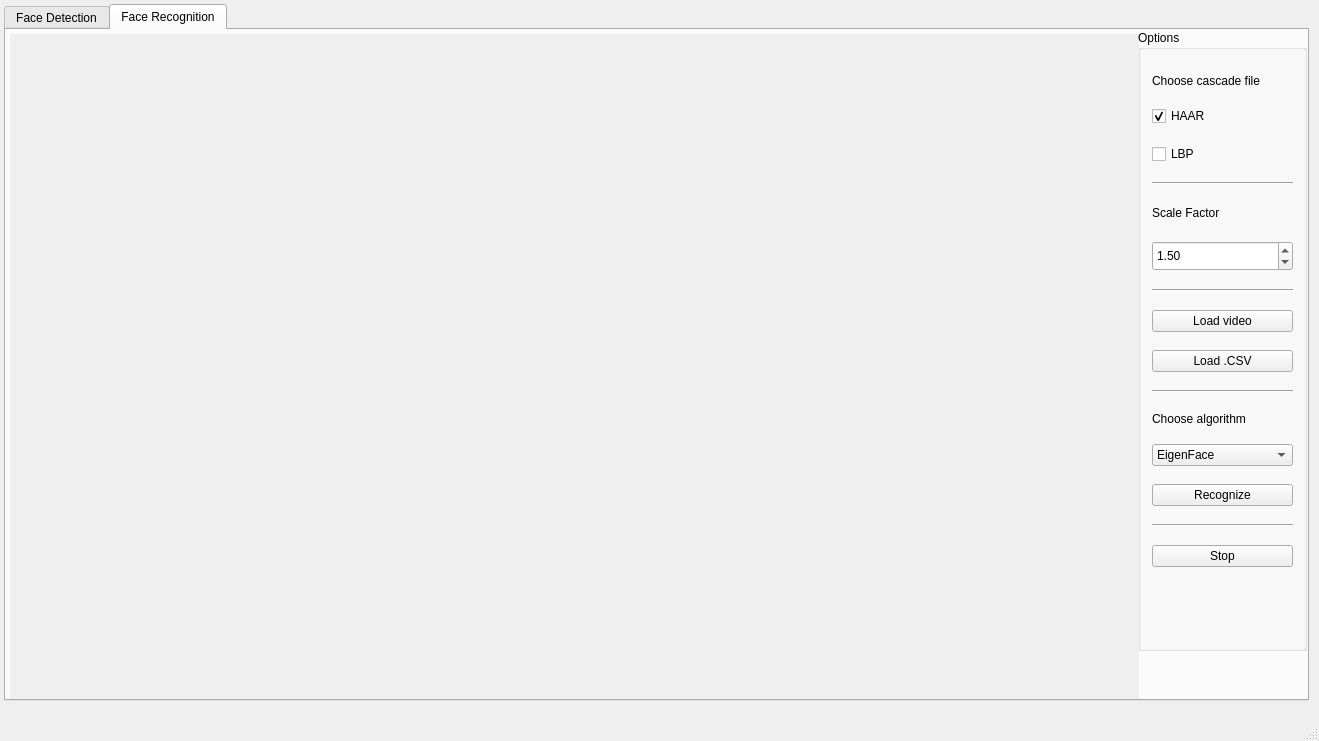
<?xml version="1.0" encoding="UTF-8"?>
<ui version="4.0">
 <class>MainWindow</class>
 <widget class="QMainWindow" name="MainWindow">
  <property name="geometry">
   <rect>
    <x>0</x>
    <y>0</y>
    <width>1319</width>
    <height>741</height>
   </rect>
  </property>
  <property name="windowTitle">
   <string>MainWindow</string>
  </property>
  <widget class="QWidget" name="centralWidget">
   <widget class="QTabWidget" name="tabWidget">
    <property name="geometry">
     <rect>
      <x>4</x>
      <y>4</y>
      <width>1305</width>
      <height>697</height>
     </rect>
    </property>
    <property name="autoFillBackground">
     <bool>false</bool>
    </property>
    <property name="currentIndex">
     <number>1</number>
    </property>
    <widget class="QWidget" name="tabDetection">
     <attribute name="title">
      <string>Face Detection</string>
     </attribute>
     <widget class="QGroupBox" name="groupBox">
      <property name="geometry">
       <rect>
        <x>1132</x>
        <y>0</y>
        <width>169</width>
        <height>649</height>
       </rect>
      </property>
      <property name="title">
       <string>Options</string>
      </property>
      <layout class="QVBoxLayout" name="verticalLayout_2">
       <item>
        <widget class="QLabel" name="label_1">
         <property name="maximumSize">
          <size>
           <width>16777215</width>
           <height>15</height>
          </size>
         </property>
         <property name="text">
          <string>Choose cascade file</string>
         </property>
        </widget>
       </item>
       <item>
        <widget class="QCheckBox" name="checkBox_HAAR">
         <property name="maximumSize">
          <size>
           <width>100</width>
           <height>16777215</height>
          </size>
         </property>
         <property name="text">
          <string>HAAR</string>
         </property>
         <property name="checked">
          <bool>true</bool>
         </property>
        </widget>
       </item>
       <item>
        <widget class="QCheckBox" name="checkBox_LBP">
         <property name="maximumSize">
          <size>
           <width>60</width>
           <height>16777215</height>
          </size>
         </property>
         <property name="text">
          <string>LBP</string>
         </property>
        </widget>
       </item>
       <item>
        <widget class="Line" name="line_5">
         <property name="orientation">
          <enum>Qt::Horizontal</enum>
         </property>
        </widget>
       </item>
       <item>
        <widget class="QLabel" name="label_2">
         <property name="maximumSize">
          <size>
           <width>16777215</width>
           <height>20</height>
          </size>
         </property>
         <property name="text">
          <string>Detected by</string>
         </property>
        </widget>
       </item>
       <item>
        <widget class="QCheckBox" name="checkBox_eyes">
         <property name="enabled">
          <bool>false</bool>
         </property>
         <property name="text">
          <string>Eyes</string>
         </property>
        </widget>
       </item>
       <item>
        <widget class="QCheckBox" name="checkBox_mouth">
         <property name="enabled">
          <bool>false</bool>
         </property>
         <property name="text">
          <string>Mouth</string>
         </property>
         <property name="checked">
          <bool>true</bool>
         </property>
        </widget>
       </item>
       <item>
        <widget class="Line" name="line_10">
         <property name="orientation">
          <enum>Qt::Horizontal</enum>
         </property>
        </widget>
       </item>
       <item>
        <widget class="QLabel" name="label_3">
         <property name="maximumSize">
          <size>
           <width>16777215</width>
           <height>20</height>
          </size>
         </property>
         <property name="text">
          <string>Scale Factor</string>
         </property>
        </widget>
       </item>
       <item>
        <widget class="QDoubleSpinBox" name="doubleSpinBox_scaleFactor">
         <property name="maximumSize">
          <size>
           <width>150</width>
           <height>30</height>
          </size>
         </property>
         <property name="minimum">
          <double>1.100000000000000</double>
         </property>
         <property name="maximum">
          <double>5.000000000000000</double>
         </property>
         <property name="singleStep">
          <double>0.100000000000000</double>
         </property>
         <property name="value">
          <double>1.500000000000000</double>
         </property>
        </widget>
       </item>
       <item>
        <widget class="Line" name="line_9">
         <property name="orientation">
          <enum>Qt::Horizontal</enum>
         </property>
        </widget>
       </item>
       <item>
        <widget class="QLabel" name="label_4">
         <property name="maximumSize">
          <size>
           <width>16777215</width>
           <height>20</height>
          </size>
         </property>
         <property name="text">
          <string>Person Name</string>
         </property>
        </widget>
       </item>
       <item>
        <widget class="QPlainTextEdit" name="personName">
         <property name="maximumSize">
          <size>
           <width>150</width>
           <height>30</height>
          </size>
         </property>
        </widget>
       </item>
       <item>
        <widget class="Line" name="line_6">
         <property name="orientation">
          <enum>Qt::Horizontal</enum>
         </property>
        </widget>
       </item>
       <item>
        <widget class="QPushButton" name="pushButton_LoadVideo">
         <property name="text">
          <string>Load video</string>
         </property>
        </widget>
       </item>
       <item>
        <widget class="Line" name="line_7">
         <property name="orientation">
          <enum>Qt::Horizontal</enum>
         </property>
        </widget>
       </item>
       <item>
        <widget class="QPushButton" name="pushButton_StartDetectCollect">
         <property name="text">
          <string>Detect &amp; collect</string>
         </property>
        </widget>
       </item>
       <item>
        <widget class="Line" name="line_8">
         <property name="orientation">
          <enum>Qt::Horizontal</enum>
         </property>
        </widget>
       </item>
       <item>
        <widget class="QPushButton" name="pushButton_StopDetectCollect">
         <property name="text">
          <string>Stop</string>
         </property>
        </widget>
       </item>
      </layout>
     </widget>
     <widget class="QLabel" name="videoWidget">
      <property name="geometry">
       <rect>
        <x>0</x>
        <y>0</y>
        <width>1125</width>
        <height>713</height>
       </rect>
      </property>
      <property name="autoFillBackground">
       <bool>true</bool>
      </property>
      <property name="text">
       <string/>
      </property>
     </widget>
    </widget>
    <widget class="QWidget" name="tabRecognition">
     <attribute name="title">
      <string>Face Recognition</string>
     </attribute>
     <widget class="QLabel" name="videoWidget_Recognization">
      <property name="geometry">
       <rect>
        <x>4</x>
        <y>4</y>
        <width>1129</width>
        <height>713</height>
       </rect>
      </property>
      <property name="autoFillBackground">
       <bool>true</bool>
      </property>
      <property name="text">
       <string/>
      </property>
     </widget>
     <widget class="QGroupBox" name="groupBox_3">
      <property name="geometry">
       <rect>
        <x>1132</x>
        <y>0</y>
        <width>169</width>
        <height>621</height>
       </rect>
      </property>
      <property name="title">
       <string>Options</string>
      </property>
      <layout class="QVBoxLayout" name="verticalLayout_4">
       <item>
        <widget class="QLabel" name="label_9">
         <property name="maximumSize">
          <size>
           <width>16777215</width>
           <height>15</height>
          </size>
         </property>
         <property name="text">
          <string>Choose cascade file</string>
         </property>
        </widget>
       </item>
       <item>
        <widget class="QCheckBox" name="checkBox_HAAR_3">
         <property name="maximumSize">
          <size>
           <width>100</width>
           <height>16777215</height>
          </size>
         </property>
         <property name="text">
          <string>HAAR</string>
         </property>
         <property name="checked">
          <bool>true</bool>
         </property>
        </widget>
       </item>
       <item>
        <widget class="QCheckBox" name="checkBox_LBP_3">
         <property name="maximumSize">
          <size>
           <width>60</width>
           <height>16777215</height>
          </size>
         </property>
         <property name="text">
          <string>LBP</string>
         </property>
        </widget>
       </item>
       <item>
        <widget class="Line" name="line_17">
         <property name="orientation">
          <enum>Qt::Horizontal</enum>
         </property>
        </widget>
       </item>
       <item>
        <widget class="QLabel" name="label_11">
         <property name="maximumSize">
          <size>
           <width>16777215</width>
           <height>20</height>
          </size>
         </property>
         <property name="text">
          <string>Scale Factor</string>
         </property>
        </widget>
       </item>
       <item>
        <widget class="QDoubleSpinBox" name="doubleSpinBox_scaleFactor_3">
         <property name="maximumSize">
          <size>
           <width>150</width>
           <height>30</height>
          </size>
         </property>
         <property name="minimum">
          <double>1.100000000000000</double>
         </property>
         <property name="maximum">
          <double>5.000000000000000</double>
         </property>
         <property name="singleStep">
          <double>0.100000000000000</double>
         </property>
         <property name="value">
          <double>1.500000000000000</double>
         </property>
        </widget>
       </item>
       <item>
        <widget class="Line" name="line_19">
         <property name="orientation">
          <enum>Qt::Horizontal</enum>
         </property>
        </widget>
       </item>
       <item>
        <widget class="QPushButton" name="pushButton_LoadVideo_Recognizer">
         <property name="text">
          <string>Load video</string>
         </property>
        </widget>
       </item>
       <item>
        <widget class="QPushButton" name="pushButton_LoadCSV">
         <property name="text">
          <string>Load .CSV</string>
         </property>
        </widget>
       </item>
       <item>
        <widget class="Line" name="line_21">
         <property name="orientation">
          <enum>Qt::Horizontal</enum>
         </property>
        </widget>
       </item>
       <item>
        <widget class="QLabel" name="label_10">
         <property name="maximumSize">
          <size>
           <width>16777215</width>
           <height>15</height>
          </size>
         </property>
         <property name="text">
          <string>Choose algorithm</string>
         </property>
        </widget>
       </item>
       <item>
        <widget class="QComboBox" name="comboBox">
         <property name="currentText">
          <string>EigenFace</string>
         </property>
         <item>
          <property name="text">
           <string>EigenFace</string>
          </property>
         </item>
         <item>
          <property name="text">
           <string>FisherFace</string>
          </property>
         </item>
         <item>
          <property name="text">
           <string>LBPH</string>
          </property>
         </item>
        </widget>
       </item>
       <item>
        <widget class="QPushButton" name="pushButton_Recognize">
         <property name="text">
          <string>Recognize</string>
         </property>
        </widget>
       </item>
       <item>
        <widget class="Line" name="line_22">
         <property name="orientation">
          <enum>Qt::Horizontal</enum>
         </property>
        </widget>
       </item>
       <item>
        <widget class="QPushButton" name="pushButton_StopRecognize">
         <property name="text">
          <string>Stop</string>
         </property>
        </widget>
       </item>
       <item>
        <widget class="QLabel" name="predictedPerson">
         <property name="maximumSize">
          <size>
           <width>16777215</width>
           <height>30</height>
          </size>
         </property>
         <property name="text">
          <string/>
         </property>
        </widget>
       </item>
      </layout>
      <zorder>pushButton_StopRecognize</zorder>
      <zorder>label_9</zorder>
      <zorder>checkBox_HAAR_3</zorder>
      <zorder>checkBox_LBP_3</zorder>
      <zorder>line_17</zorder>
      <zorder>label_11</zorder>
      <zorder>doubleSpinBox_scaleFactor_3</zorder>
      <zorder>line_19</zorder>
      <zorder>pushButton_LoadVideo_Recognizer</zorder>
      <zorder>line_21</zorder>
      <zorder>pushButton_Recognize</zorder>
      <zorder>line_22</zorder>
      <zorder>comboBox</zorder>
      <zorder>label_10</zorder>
      <zorder>predictedPerson</zorder>
      <zorder>pushButton_LoadCSV</zorder>
     </widget>
    </widget>
   </widget>
  </widget>
  <widget class="QMenuBar" name="menuBar">
   <property name="geometry">
    <rect>
     <x>0</x>
     <y>0</y>
     <width>1319</width>
     <height>26</height>
    </rect>
   </property>
  </widget>
  <widget class="QStatusBar" name="statusBar"/>
 </widget>
 <layoutdefault spacing="6" margin="11"/>
 <resources/>
 <connections/>
</ui>
